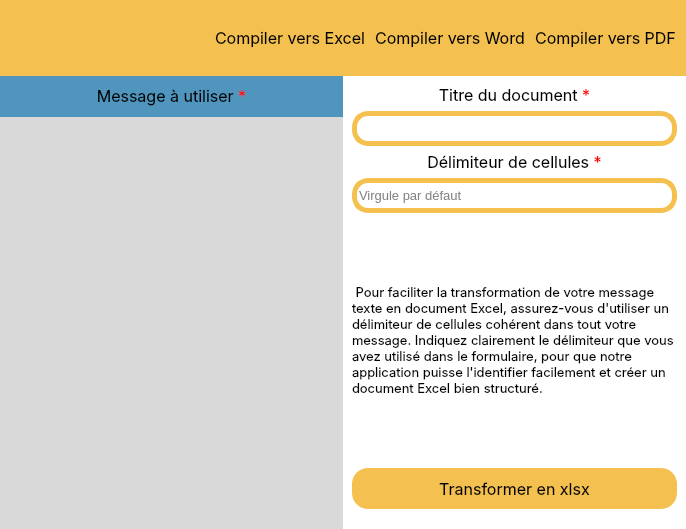
<?xml version="1.0" encoding="UTF-8"?>
<ui version="4.0">
 <class>excelForm</class>
 <widget class="QWidget" name="excelForm">
  <property name="geometry">
   <rect>
    <x>0</x>
    <y>0</y>
    <width>686</width>
    <height>529</height>
   </rect>
  </property>
  <property name="minimumSize">
   <size>
    <width>0</width>
    <height>529</height>
   </size>
  </property>
  <property name="windowTitle">
   <string>Compilez vers Excel - Message To Doc</string>
  </property>
  <property name="windowIcon">
   <iconset>
    <normaloff>Images/Message To Document 2 - Copie.png</normaloff>Images/Message To Document 2 - Copie.png</iconset>
  </property>
  <layout class="QVBoxLayout" name="verticalLayout" stretch="1,6">
   <property name="spacing">
    <number>0</number>
   </property>
   <property name="leftMargin">
    <number>0</number>
   </property>
   <property name="topMargin">
    <number>0</number>
   </property>
   <property name="rightMargin">
    <number>0</number>
   </property>
   <property name="bottomMargin">
    <number>0</number>
   </property>
   <item>
    <widget class="QWidget" name="navbar" native="true">
     <property name="styleSheet">
      <string notr="true">background-color: rgb(244, 192, 79);</string>
     </property>
     <layout class="QHBoxLayout" name="horizontalLayout_3" stretch="1,3,6">
      <property name="leftMargin">
       <number>10</number>
      </property>
      <property name="rightMargin">
       <number>10</number>
      </property>
      <item>
       <widget class="QPushButton" name="icon">
        <property name="sizePolicy">
         <sizepolicy hsizetype="Ignored" vsizetype="Ignored">
          <horstretch>0</horstretch>
          <verstretch>0</verstretch>
         </sizepolicy>
        </property>
        <property name="minimumSize">
         <size>
          <width>62</width>
          <height>58</height>
         </size>
        </property>
        <property name="maximumSize">
         <size>
          <width>91</width>
          <height>85</height>
         </size>
        </property>
        <property name="styleSheet">
         <string notr="true">border-image: url(:/newPrefix/Message To Document 2.png);
border-radius: 12px;</string>
        </property>
        <property name="text">
         <string/>
        </property>
       </widget>
      </item>
      <item>
       <spacer name="horizontalSpacer">
        <property name="orientation">
         <enum>Qt::Horizontal</enum>
        </property>
        <property name="sizeHint" stdset="0">
         <size>
          <width>122</width>
          <height>20</height>
         </size>
        </property>
       </spacer>
      </item>
      <item>
       <layout class="QHBoxLayout" name="navbarLayout">
        <property name="spacing">
         <number>10</number>
        </property>
        <item>
         <widget class="QPushButton" name="excel">
          <property name="font">
           <font>
            <family>Inter</family>
            <pointsize>12</pointsize>
           </font>
          </property>
          <property name="styleSheet">
           <string notr="true">border: none;</string>
          </property>
          <property name="text">
           <string>Compiler vers Excel</string>
          </property>
         </widget>
        </item>
        <item>
         <widget class="QPushButton" name="word">
          <property name="font">
           <font>
            <family>Inter</family>
            <pointsize>12</pointsize>
           </font>
          </property>
          <property name="styleSheet">
           <string notr="true">border: none;</string>
          </property>
          <property name="text">
           <string>Compiler vers Word</string>
          </property>
         </widget>
        </item>
        <item>
         <widget class="QPushButton" name="pdf">
          <property name="font">
           <font>
            <family>Inter</family>
            <pointsize>12</pointsize>
           </font>
          </property>
          <property name="styleSheet">
           <string notr="true">border: none;</string>
          </property>
          <property name="text">
           <string>Compiler vers PDF</string>
          </property>
         </widget>
        </item>
       </layout>
      </item>
     </layout>
    </widget>
   </item>
   <item>
    <widget class="QWidget" name="body" native="true">
     <property name="styleSheet">
      <string notr="true"/>
     </property>
     <layout class="QHBoxLayout" name="horizontalLayout_2" stretch="1,1">
      <property name="spacing">
       <number>0</number>
      </property>
      <property name="leftMargin">
       <number>0</number>
      </property>
      <property name="topMargin">
       <number>0</number>
      </property>
      <property name="rightMargin">
       <number>0</number>
      </property>
      <property name="bottomMargin">
       <number>0</number>
      </property>
      <item>
       <widget class="QWidget" name="messageInput" native="true">
        <property name="styleSheet">
         <string notr="true">background-color: rgb(217, 217, 217);</string>
        </property>
        <layout class="QVBoxLayout" name="verticalLayout_2" stretch="1,10">
         <property name="spacing">
          <number>0</number>
         </property>
         <property name="leftMargin">
          <number>0</number>
         </property>
         <property name="topMargin">
          <number>0</number>
         </property>
         <property name="rightMargin">
          <number>0</number>
         </property>
         <property name="bottomMargin">
          <number>0</number>
         </property>
         <item>
          <widget class="QWidget" name="messageBox" native="true">
           <property name="styleSheet">
            <string notr="true">background-color: rgb(79, 149, 190);</string>
           </property>
           <layout class="QHBoxLayout" name="horizontalLayout">
            <item>
             <widget class="QLabel" name="messageLabel">
              <property name="font">
               <font>
                <family>Inter</family>
                <pointsize>12</pointsize>
               </font>
              </property>
              <property name="text">
               <string>&lt;html&gt;&lt;head/&gt;&lt;body&gt;&lt;p&gt;Message à utiliser &lt;span style=&quot; color:#ff0000;&quot;&gt;*&lt;/span&gt;&lt;/p&gt;&lt;/body&gt;&lt;/html&gt;</string>
              </property>
              <property name="alignment">
               <set>Qt::AlignCenter</set>
              </property>
             </widget>
            </item>
           </layout>
          </widget>
         </item>
         <item>
          <widget class="QPlainTextEdit" name="messageEdit">
           <property name="font">
            <font>
             <pointsize>10</pointsize>
            </font>
           </property>
           <property name="styleSheet">
            <string notr="true">border: none;
</string>
           </property>
          </widget>
         </item>
        </layout>
       </widget>
      </item>
      <item>
       <widget class="QWidget" name="centralPart" native="true">
        <property name="styleSheet">
         <string notr="true">background-color: rgb(255, 255, 255);
</string>
        </property>
        <layout class="QVBoxLayout" name="verticalLayout_4" stretch="3,3,12,2">
         <property name="spacing">
          <number>6</number>
         </property>
         <property name="bottomMargin">
          <number>20</number>
         </property>
         <item>
          <widget class="QWidget" name="inputBox" native="true">
           <layout class="QVBoxLayout" name="verticalLayout_3" stretch="1,3">
            <property name="spacing">
             <number>6</number>
            </property>
            <property name="leftMargin">
             <number>0</number>
            </property>
            <property name="topMargin">
             <number>0</number>
            </property>
            <property name="rightMargin">
             <number>0</number>
            </property>
            <property name="bottomMargin">
             <number>0</number>
            </property>
            <item>
             <widget class="QLabel" name="title">
              <property name="font">
               <font>
                <family>Inter</family>
                <pointsize>12</pointsize>
               </font>
              </property>
              <property name="text">
               <string>&lt;html&gt;&lt;head/&gt;&lt;body&gt;&lt;p&gt;Titre du document &lt;span style=&quot; color:#ff0000;&quot;&gt;*&lt;/span&gt;&lt;/p&gt;&lt;/body&gt;&lt;/html&gt;</string>
              </property>
              <property name="alignment">
               <set>Qt::AlignCenter</set>
              </property>
             </widget>
            </item>
            <item>
             <widget class="QLineEdit" name="titleEdit">
              <property name="sizePolicy">
               <sizepolicy hsizetype="Ignored" vsizetype="Ignored">
                <horstretch>0</horstretch>
                <verstretch>0</verstretch>
               </sizepolicy>
              </property>
              <property name="font">
               <font>
                <pointsize>10</pointsize>
               </font>
              </property>
              <property name="styleSheet">
               <string notr="true">border: 5px solid rgb(244, 192, 79);
border-radius: 16px;</string>
              </property>
             </widget>
            </item>
           </layout>
          </widget>
         </item>
         <item>
          <widget class="QWidget" name="inputBox_2" native="true">
           <layout class="QVBoxLayout" name="verticalLayout_5" stretch="1,3">
            <property name="spacing">
             <number>6</number>
            </property>
            <property name="leftMargin">
             <number>0</number>
            </property>
            <property name="topMargin">
             <number>0</number>
            </property>
            <property name="rightMargin">
             <number>0</number>
            </property>
            <property name="bottomMargin">
             <number>0</number>
            </property>
            <item>
             <widget class="QLabel" name="delimiter">
              <property name="font">
               <font>
                <family>Inter</family>
                <pointsize>12</pointsize>
               </font>
              </property>
              <property name="text">
               <string>&lt;html&gt;&lt;head/&gt;&lt;body&gt;&lt;p&gt;&lt;span style=&quot; color:#000000;&quot;&gt;Délimiteur de cellules&lt;/span&gt;&lt;span style=&quot; color:#ff0000;&quot;&gt; *&lt;/span&gt;&lt;/p&gt;&lt;/body&gt;&lt;/html&gt;</string>
              </property>
              <property name="alignment">
               <set>Qt::AlignCenter</set>
              </property>
             </widget>
            </item>
            <item>
             <widget class="QLineEdit" name="delimiterEdit">
              <property name="sizePolicy">
               <sizepolicy hsizetype="Ignored" vsizetype="Ignored">
                <horstretch>0</horstretch>
                <verstretch>0</verstretch>
               </sizepolicy>
              </property>
              <property name="font">
               <font>
                <pointsize>10</pointsize>
               </font>
              </property>
              <property name="styleSheet">
               <string notr="true">border: 5px solid rgb(244, 192, 79);
border-radius: 16px;</string>
              </property>
              <property name="placeholderText">
               <string>Virgule par défaut</string>
              </property>
             </widget>
            </item>
           </layout>
          </widget>
         </item>
         <item>
          <widget class="QLabel" name="info">
           <property name="font">
            <font>
             <family>Inter</family>
             <pointsize>10</pointsize>
            </font>
           </property>
           <property name="text">
            <string> Pour faciliter la transformation de votre message texte en document Excel, assurez-vous d'utiliser un délimiteur de cellules cohérent dans tout votre message. Indiquez clairement le délimiteur que vous avez utilisé dans le formulaire, pour que notre application puisse l'identifier facilement et créer un document Excel bien structuré.</string>
           </property>
           <property name="wordWrap">
            <bool>true</bool>
           </property>
          </widget>
         </item>
         <item>
          <widget class="QPushButton" name="compile">
           <property name="sizePolicy">
            <sizepolicy hsizetype="Ignored" vsizetype="Ignored">
             <horstretch>0</horstretch>
             <verstretch>0</verstretch>
            </sizepolicy>
           </property>
           <property name="font">
            <font>
             <family>Inter</family>
             <pointsize>12</pointsize>
            </font>
           </property>
           <property name="styleSheet">
            <string notr="true">background-color: rgb(244, 192, 79);
border-radius: 16px;
</string>
           </property>
           <property name="text">
            <string>Transformer en xlsx</string>
           </property>
          </widget>
         </item>
        </layout>
       </widget>
      </item>
     </layout>
    </widget>
   </item>
  </layout>
 </widget>
 <resources>
  <include location="Images/icon.qrc"/>
 </resources>
 <connections>
  <connection>
   <sender>titleEdit</sender>
   <signal>returnPressed()</signal>
   <receiver>compile</receiver>
   <slot>animateClick()</slot>
   <hints>
    <hint type="sourcelabel">
     <x>401</x>
     <y>156</y>
    </hint>
    <hint type="destinationlabel">
     <x>427</x>
     <y>504</y>
    </hint>
   </hints>
  </connection>
 </connections>
</ui>
